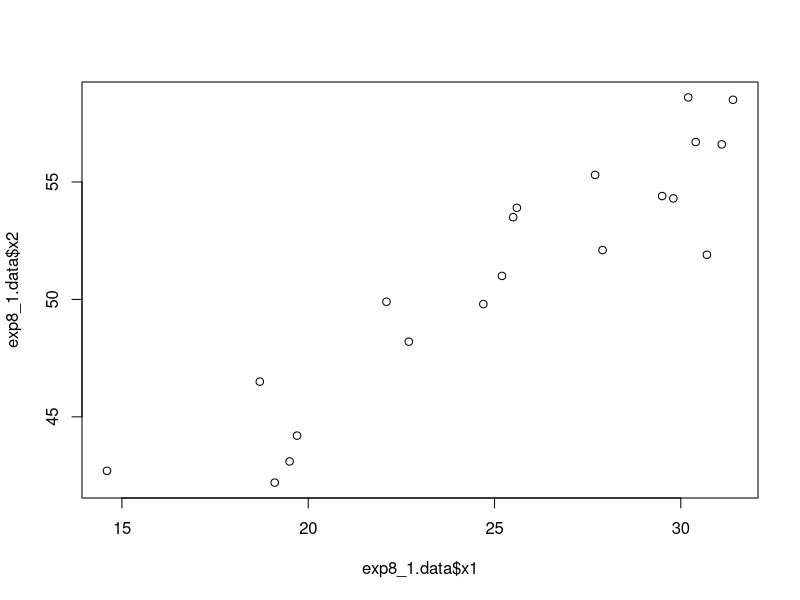

Recreate this plot in R.
## ---- chunk 1
knitr::opts_chunk$set(echo = TRUE)
options(tinytex.engine_args = '-shell-escape')
## ---- chunk 2
# drop the last column of data (original response variable in the experiment)
exp8_1.data = read.csv('TABLE0701.csv')[,1:3]
exp8_1.data.cor = cor(exp8_1.data)
print(exp8_1.data.cor)
## ---- chunk 3
names(exp8_1.data) = c("x1","x2","w")
m0 = lm(w~1,  data=exp8_1.data)
m2 = lm(w~x2, data=exp8_1.data)
print(anova(m0,m2))
## ---- chunk 4
m1 = lm(w~x1, data=exp8_1.data)
m12 = lm(w~x1+x2, data=exp8_1.data)
print(anova(m1,m12))
## ---- chunk 5
summary(m12)
## ---- chunk 6
plot(exp8_1.data$x1,exp8_1.data$x2)
